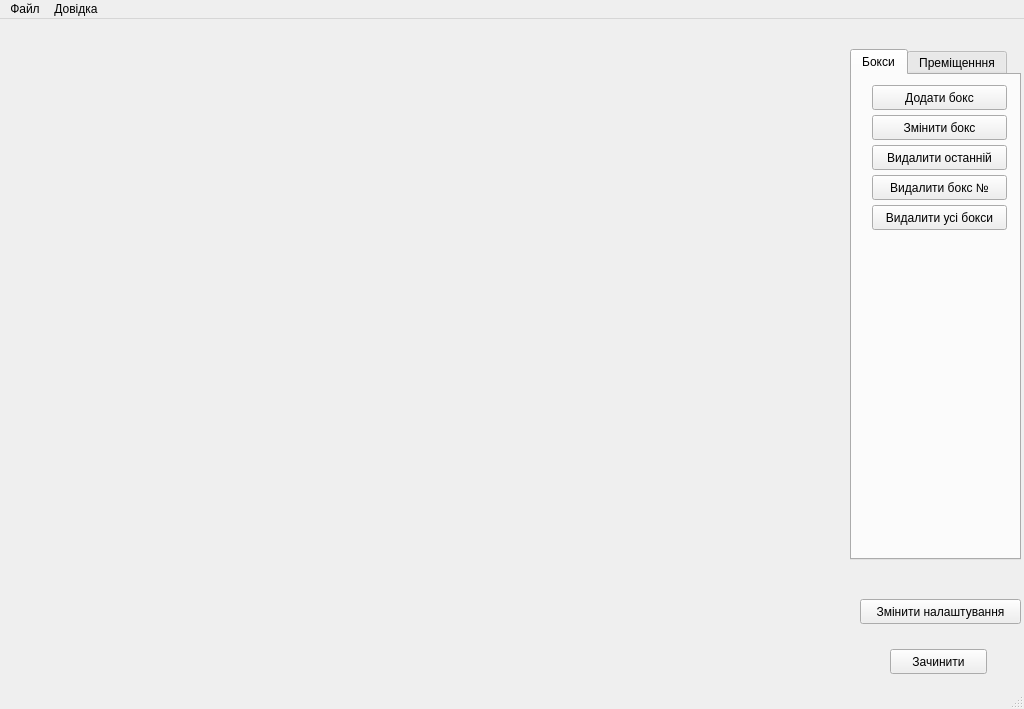
<?xml version="1.0" encoding="UTF-8"?>
<ui version="4.0">
 <class>MainWindow</class>
 <widget class="QMainWindow" name="MainWindow">
  <property name="geometry">
   <rect>
    <x>0</x>
    <y>0</y>
    <width>1024</width>
    <height>709</height>
   </rect>
  </property>
  <property name="focusPolicy">
   <enum>Qt::NoFocus</enum>
  </property>
  <property name="windowTitle">
   <string>Редактор лабіринту</string>
  </property>
  <widget class="QWidget" name="centralwidget">
   <widget class="MyGLWidget" name="glWidget" native="true">
    <property name="geometry">
     <rect>
      <x>20</x>
      <y>30</y>
      <width>821</width>
      <height>631</height>
     </rect>
    </property>
    <property name="focusPolicy">
     <enum>Qt::NoFocus</enum>
    </property>
   </widget>
   <widget class="QPushButton" name="pbChangeSettings">
    <property name="geometry">
     <rect>
      <x>860</x>
      <y>580</y>
      <width>161</width>
      <height>25</height>
     </rect>
    </property>
    <property name="text">
     <string>Змінити налаштування</string>
    </property>
   </widget>
   <widget class="QPushButton" name="pbClose">
    <property name="geometry">
     <rect>
      <x>890</x>
      <y>630</y>
      <width>97</width>
      <height>25</height>
     </rect>
    </property>
    <property name="text">
     <string>Зачинити</string>
    </property>
   </widget>
   <widget class="QTabWidget" name="tabWidget">
    <property name="geometry">
     <rect>
      <x>850</x>
      <y>30</y>
      <width>171</width>
      <height>511</height>
     </rect>
    </property>
    <property name="currentIndex">
     <number>0</number>
    </property>
    <widget class="QWidget" name="tab">
     <attribute name="title">
      <string>Бокси</string>
     </attribute>
     <widget class="QPushButton" name="pbDellNBox">
      <property name="geometry">
       <rect>
        <x>20</x>
        <y>100</y>
        <width>135</width>
        <height>25</height>
       </rect>
      </property>
      <property name="text">
       <string>Видалити бокс №</string>
      </property>
     </widget>
     <widget class="QPushButton" name="pbDellLustBox">
      <property name="geometry">
       <rect>
        <x>20</x>
        <y>70</y>
        <width>135</width>
        <height>25</height>
       </rect>
      </property>
      <property name="text">
       <string>Видалити останній</string>
      </property>
     </widget>
     <widget class="QPushButton" name="pbDellAllBoxes">
      <property name="geometry">
       <rect>
        <x>20</x>
        <y>130</y>
        <width>135</width>
        <height>25</height>
       </rect>
      </property>
      <property name="text">
       <string>Видалити усі бокси</string>
      </property>
     </widget>
     <widget class="QPushButton" name="pbChangeBox">
      <property name="geometry">
       <rect>
        <x>20</x>
        <y>40</y>
        <width>135</width>
        <height>25</height>
       </rect>
      </property>
      <property name="text">
       <string>Змінити бокс</string>
      </property>
     </widget>
     <widget class="QPushButton" name="pbAddBox">
      <property name="geometry">
       <rect>
        <x>20</x>
        <y>10</y>
        <width>135</width>
        <height>25</height>
       </rect>
      </property>
      <property name="text">
       <string>Додати бокс</string>
      </property>
     </widget>
    </widget>
    <widget class="QWidget" name="tab_2">
     <attribute name="title">
      <string>Преміщенння</string>
     </attribute>
     <widget class="QLabel" name="lbPVzd">
      <property name="geometry">
       <rect>
        <x>0</x>
        <y>20</y>
        <width>161</width>
        <height>18</height>
       </rect>
      </property>
      <property name="text">
       <string>Переміщувати вздовж:</string>
      </property>
     </widget>
     <widget class="QRadioButton" name="rbPX">
      <property name="geometry">
       <rect>
        <x>0</x>
        <y>50</y>
        <width>41</width>
        <height>21</height>
       </rect>
      </property>
      <property name="text">
       <string>X</string>
      </property>
     </widget>
     <widget class="QRadioButton" name="rbPY">
      <property name="geometry">
       <rect>
        <x>50</x>
        <y>50</y>
        <width>41</width>
        <height>21</height>
       </rect>
      </property>
      <property name="text">
       <string>Y</string>
      </property>
     </widget>
     <widget class="QRadioButton" name="rbPZ">
      <property name="geometry">
       <rect>
        <x>100</x>
        <y>50</y>
        <width>41</width>
        <height>21</height>
       </rect>
      </property>
      <property name="text">
       <string>Z</string>
      </property>
     </widget>
     <widget class="QRadioButton" name="rbPXY">
      <property name="geometry">
       <rect>
        <x>0</x>
        <y>80</y>
        <width>51</width>
        <height>21</height>
       </rect>
      </property>
      <property name="text">
       <string>XY</string>
      </property>
     </widget>
     <widget class="QRadioButton" name="rbPYZ">
      <property name="geometry">
       <rect>
        <x>50</x>
        <y>80</y>
        <width>51</width>
        <height>21</height>
       </rect>
      </property>
      <property name="text">
       <string>YZ</string>
      </property>
     </widget>
     <widget class="QRadioButton" name="rbPXZ">
      <property name="geometry">
       <rect>
        <x>100</x>
        <y>80</y>
        <width>51</width>
        <height>21</height>
       </rect>
      </property>
      <property name="text">
       <string>XZ</string>
      </property>
     </widget>
    </widget>
   </widget>
  </widget>
  <widget class="QStatusBar" name="statusbar"/>
  <widget class="QMenuBar" name="menubar">
   <property name="geometry">
    <rect>
     <x>0</x>
     <y>0</y>
     <width>1024</width>
     <height>24</height>
    </rect>
   </property>
   <widget class="QMenu" name="menu">
    <property name="title">
     <string>Файл</string>
    </property>
    <addaction name="action_2"/>
    <addaction name="action_3"/>
    <addaction name="separator"/>
    <addaction name="action_5"/>
   </widget>
   <widget class="QMenu" name="menu_2">
    <property name="title">
     <string>Довідка</string>
    </property>
    <addaction name="action"/>
    <addaction name="action_4"/>
   </widget>
   <addaction name="menu"/>
   <addaction name="menu_2"/>
  </widget>
  <action name="action">
   <property name="text">
    <string>Довідка</string>
   </property>
  </action>
  <action name="action_4">
   <property name="text">
    <string>Про программу</string>
   </property>
  </action>
  <action name="action_5">
   <property name="text">
    <string>Вийти</string>
   </property>
  </action>
  <action name="action_2">
   <property name="text">
    <string>Зберегти</string>
   </property>
  </action>
  <action name="action_3">
   <property name="text">
    <string>Відкрити</string>
   </property>
  </action>
 </widget>
 <customwidgets>
  <customwidget>
   <class>MyGLWidget</class>
   <extends>QWidget</extends>
   <header>myglwidget.h</header>
   <container>1</container>
  </customwidget>
 </customwidgets>
 <resources/>
 <connections>
  <connection>
   <sender>pbClose</sender>
   <signal>clicked()</signal>
   <receiver>MainWindow</receiver>
   <slot>close()</slot>
   <hints>
    <hint type="sourcelabel">
     <x>1189</x>
     <y>969</y>
    </hint>
    <hint type="destinationlabel">
     <x>1082</x>
     <y>945</y>
    </hint>
   </hints>
  </connection>
 </connections>
</ui>
